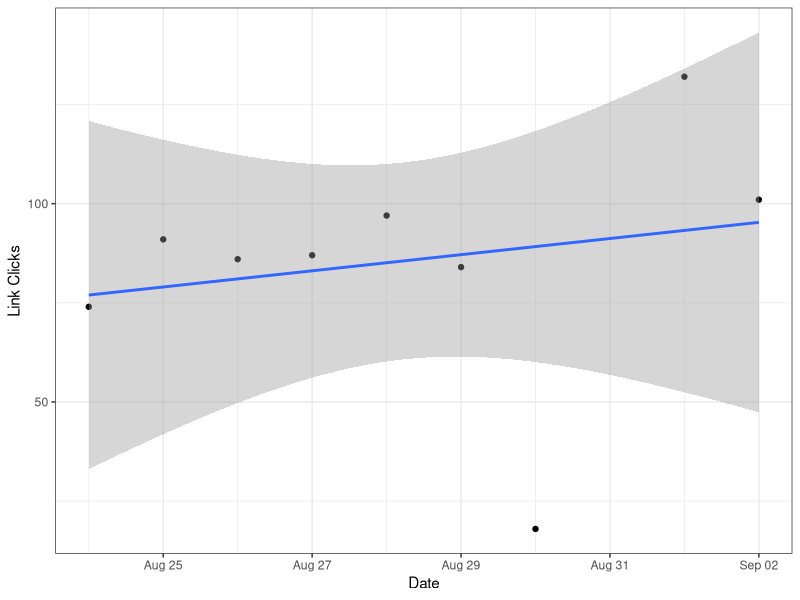
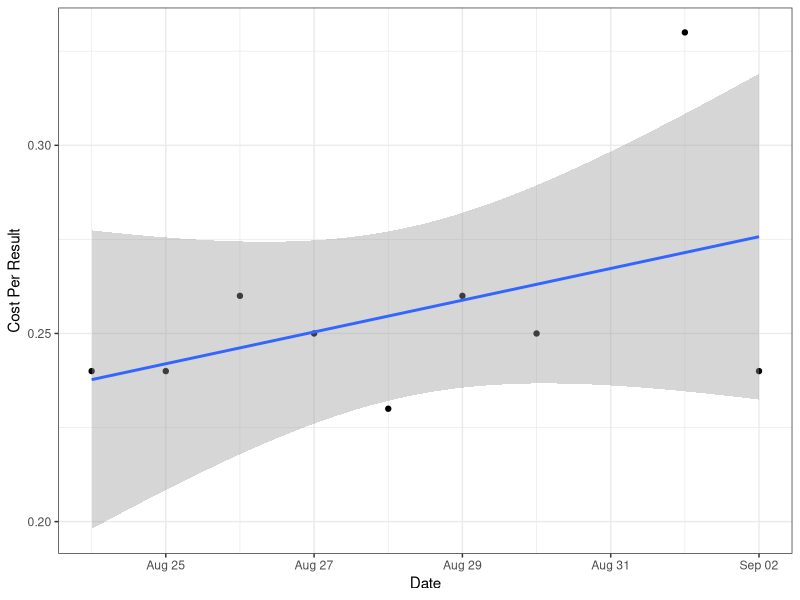

Generate these figures, in order, with R: (Note: this script raises an error after producing the figures.)
## ---- chunk 1
knitr::opts_chunk$set(echo = TRUE)

library(tidyverse)
## ---- chunk 2
x <- read_csv("../data/raw/2020-09-11_facebook-clicks.csv") %>%
  mutate(Date = gsub("(.*)", "\\1-2020", Date)) %>%
  mutate(Date = as.Date(Date, format = "%d-%b-%Y")) %>%
  mutate(Image = "People") %>%
  rename("Cost Per Result" = "Cost per result")
## ---- chunk 3
max(x$Date) - min(x$Date)
## ---- chunk 4
x %>%
  ggplot(aes(x = Date, y = `Link Clicks`)) +
  geom_point() +
  stat_smooth(method = "lm") +
  theme_bw()
## ---- chunk 5
x %>%
  ggplot(aes(x = Date, y = `Cost Per Result`)) +
  geom_point() +
  stat_smooth(method = "lm") +
  theme_bw()

## ---- chunk 6
summary(lm(`Cost Per Result` ~ Date, data = x))
## ---- chunk 7
y <- read_csv("../data/raw/2020-10-20_facebook-clicks.csv") %>%
  select(-X5) %>%
  mutate(Date = gsub("(.*)", "\\1-2020", Date)) %>%
  mutate(Date = as.Date(Date, format = "%d-%b-%Y")) %>%
  rename("Cost Per Result" = "Cost Per result") 

cleanCost <- function(vec) {
  gsub("^.*\\$.*(\\d\\.\\d+)", "\\1", vec) %>%
    as.numeric
}

y2 <- 
  y %>%
  mutate_at(c("Cost Per Result", "Total Daily Cost"), cleanCost)

head(y2)
## ---- chunk 8
a <- read_csv("../data/raw/2021-01-27_facebook-clicks.csv") %>%
  mutate(Date = gsub("(.*)", "\\1-2021", Date)) %>%
  mutate(Date = as.Date(Date, format = "%d-%b-%Y")) %>%
  mutate(Image = "Berries") %>%
  mutate_at(c("Cost Per Result", "Total Daily Cost"), cleanCost)
## ---- chunk 9
b <- read_csv("../data/raw/2021-02-24_facebook-clicks.csv") %>%
  mutate(Date = gsub("(.*)", "\\1-2021", Date)) %>%
  mutate(Date = as.Date(Date, format = "%d-%b-%Y")) %>%
  mutate(Image = "Berries") %>%
  rename("Cost Per Result" = "Cost per result") %>%
  mutate_at(c("Cost Per Result", "Total Daily Cost"), cleanCost)

head(b)
## ---- chunk 10
z <- bind_rows(x, y2, a, b)

summary(z)
## ---- chunk 11
z %>%
  ggplot(aes(x = Date, y = `Cost Per Result`)) +
  geom_point(aes(color = Image)) +
  stat_smooth(method = "lm", aes(color = Image)) +
  theme_bw() +
  ggsave("../figures/facebook_costperresult.png",
         height = 5, width = 8)
